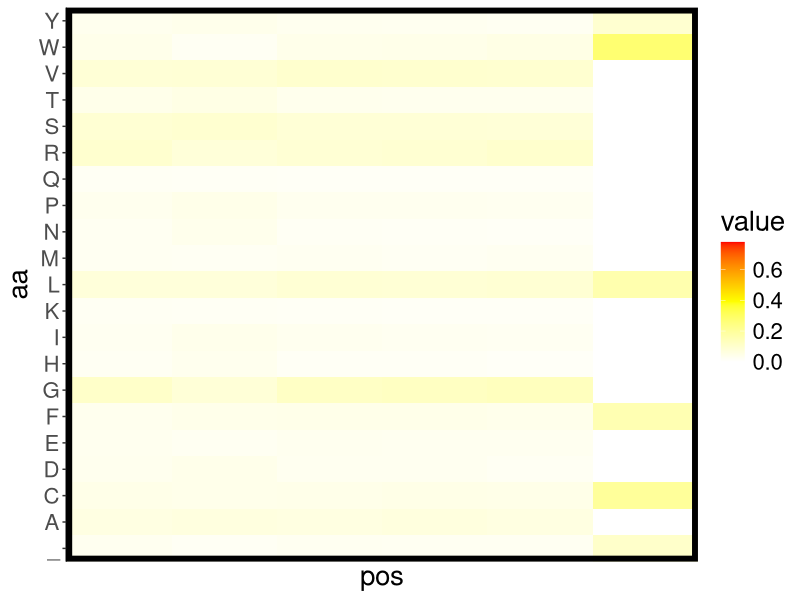
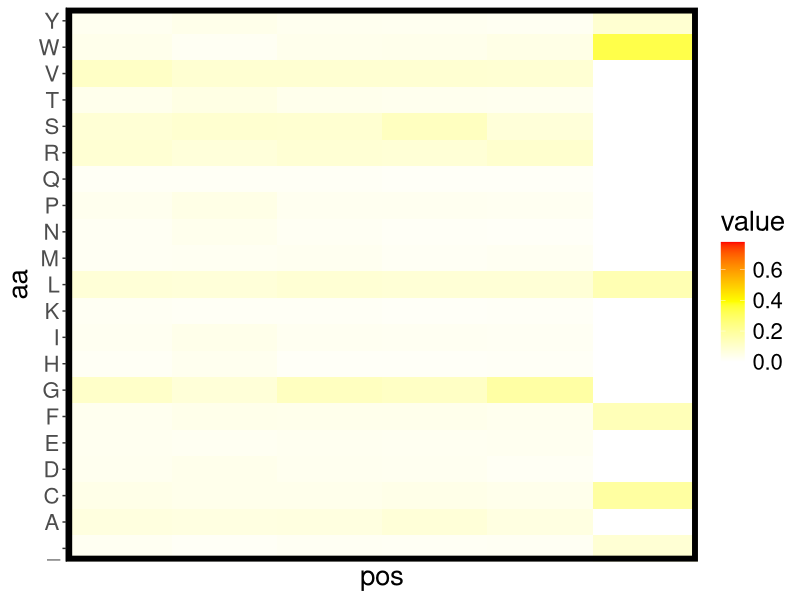
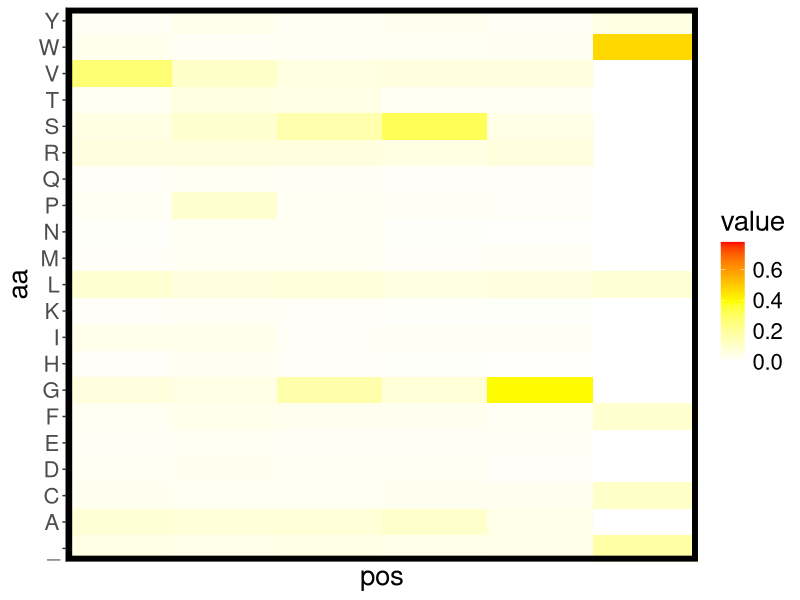
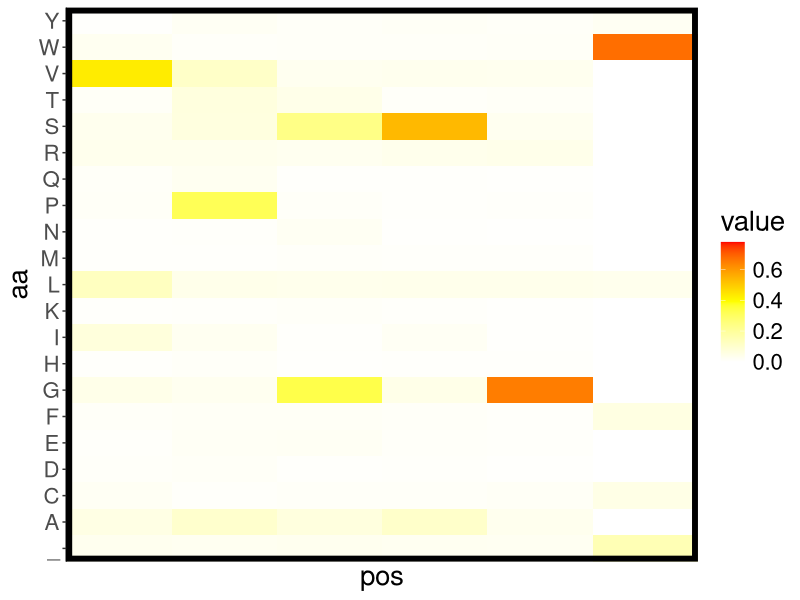
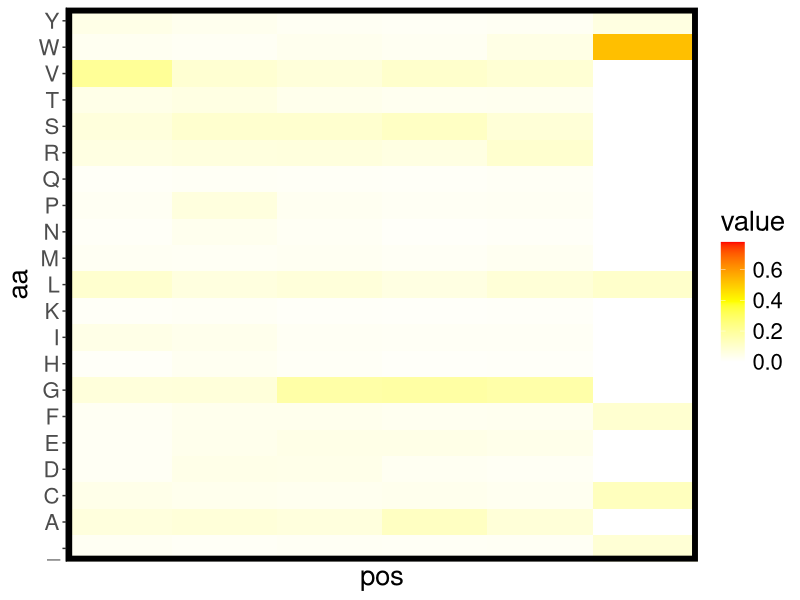
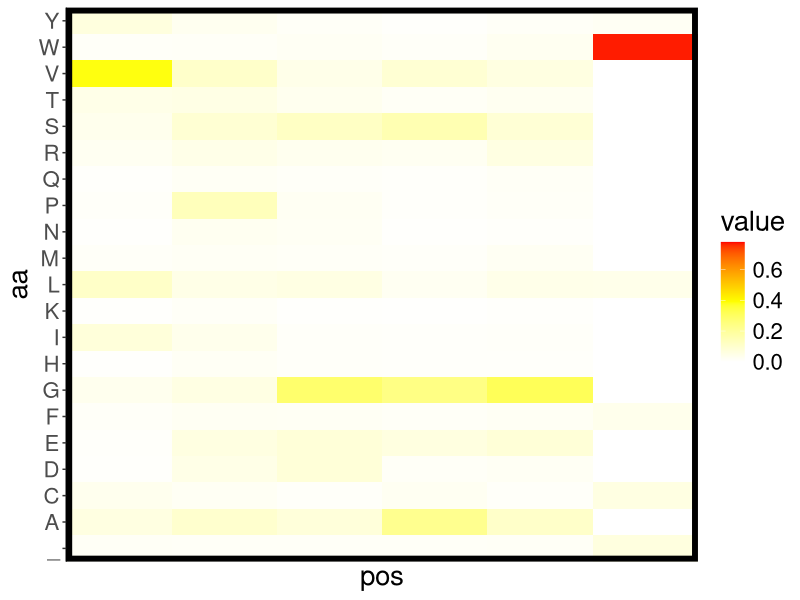
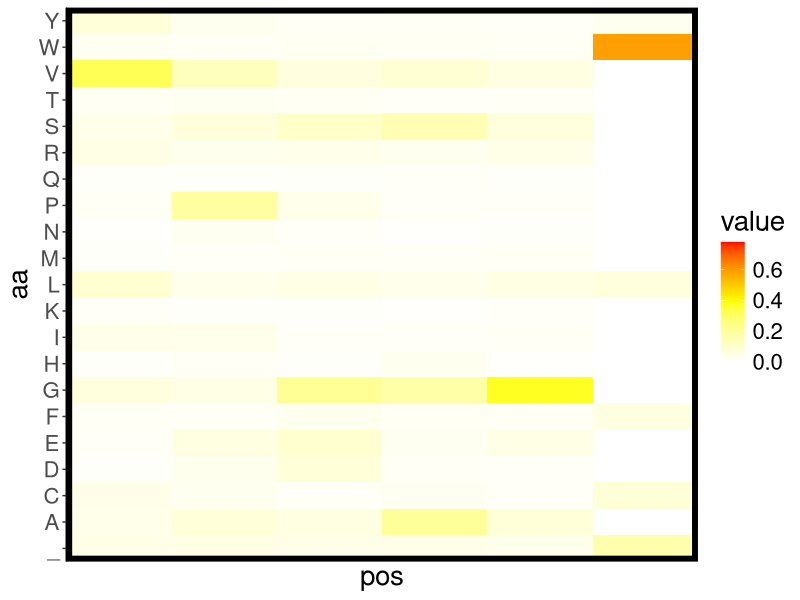
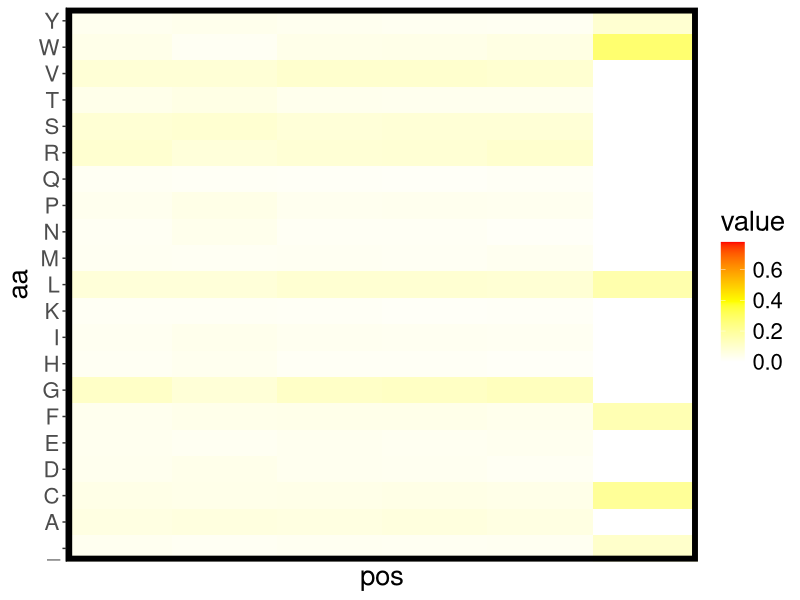

Source code (R) for these figures, in order:
#R code
library(ggplot2)
library(reshape)
library(scales)

plotheatmap <- function(y, graphname, h, w){
  colnames(y) <- c('pos','aa','value')
  p <- ggplot(data=y, aes(x=pos, y=aa, fill=value)) +
              geom_tile() +
              scale_fill_gradientn(colours=c("white", "yellow", "red"),
                         values=rescale(c(0, 0.5, 1)),
                         limits=c(0,0.78),
                         guide="colorbar") +
              theme_classic() +
              theme(panel.border = element_rect(colour = "black", fill=NA, size=4),
                    text = element_text(size=20)) +
              scale_x_discrete(expand=c(0,0)) + 
              scale_y_discrete(expand=c(0,0))
  ggsave(graphname,p, height=h, width=w)
  print (paste('File is written:',graphname,sep=' '))
  }

t <- read.table('data/AAFreqTable.tsv',header=1)

plotheatmap(t[,c(1,2,3)],'graph/HM_Input.png',6,3)
plotheatmap(t[,c(1,2,4)],'graph/HM_H1R1.png',6,3)
plotheatmap(t[,c(1,2,5)],'graph/HM_H1R2.png',6,3)
plotheatmap(t[,c(1,2,6)],'graph/HM_H1R3.png',6,3)
plotheatmap(t[,c(1,2,7)],'graph/HM_H3R1.png',6,3)
plotheatmap(t[,c(1,2,8)],'graph/HM_H3R2.png',6,3)
plotheatmap(t[,c(1,2,9)],'graph/HM_H3R3.png',6,3)
plotheatmap(t[,c(1,2,10)],'graph/HM_H5R1.png',6,3)
plotheatmap(t[,c(1,2,11)],'graph/HM_H5R2.png',6,3)
plotheatmap(t[,c(1,2,12)],'graph/HM_H5R3.png',6,3)
